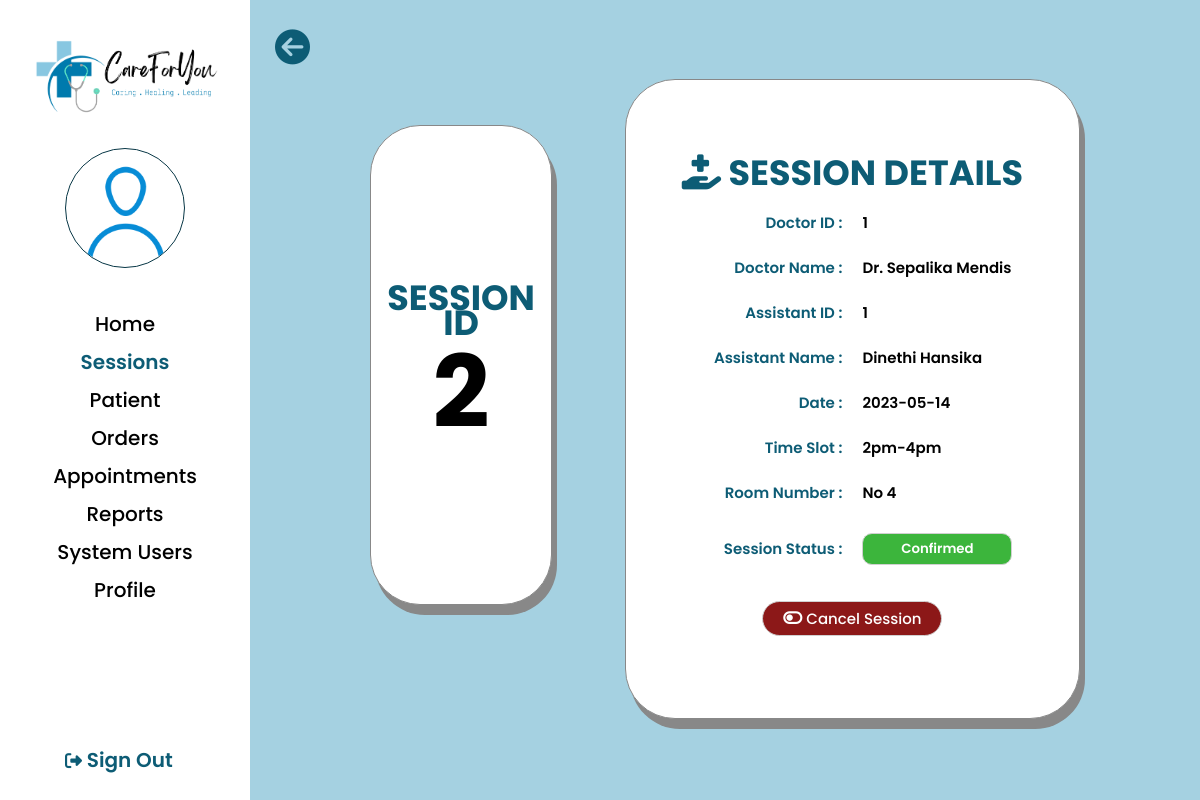
/admin/admin-session-view-detail.php?id=2 (signed in), run on the app's committed database.
### tables this page shows
CREATE TABLE `tbl_docsession` (
  `session_id` int(11) NOT NULL,
  `doctor_id` int(100) NOT NULL,
  `date` date NOT NULL,
  `time_slot` varchar(100) NOT NULL,
  `room_no` varchar(100) NOT NULL,
  `assistant_id` int(11) NOT NULL,
  `created_at` timestamp NOT NULL DEFAULT current_timestamp(),
  `no_of_appointment` int(11) NOT NULL DEFAULT 0,
  `status` int(11) NOT NULL DEFAULT 0
);

CREATE TABLE `tbl_doctor` (
  `doctor_id` int(100) NOT NULL,
  `doc_name` text NOT NULL,
  `contact_number` int(100) NOT NULL,
  `SLMC_number` varchar(50) NOT NULL,
  `charge` varchar(100) NOT NULL,
  `specialization` varchar(255) NOT NULL,
  `userid` varchar(10) NOT NULL,
  `nic` varchar(12) NOT NULL,
  `profile_picture` varchar(255) NOT NULL DEFAULT 'user.png'
);

CREATE TABLE `tbl_assistant` (
  `assistant_id` int(10) NOT NULL,
  `name` text NOT NULL,
  `phoneno` int(20) NOT NULL,
  `nic` varchar(12) NOT NULL,
  `userid` varchar(10) NOT NULL,
  `profile_picture` varchar(255) NOT NULL
);

### admin/admin_getinfo.php (called while the page is built, shortened)
<?php
    if(isset($_SESSION['user']))
    {
        $user  = $_SESSION['user'];
        $sql = "SELECT userid,email FROM tbl_sysusers WHERE username='$user' ";
        $res = mysqli_query($conn, $sql);
        if($res == TRUE)
        {
            $count =mysqli_num_rows($res);
            if($count == 1)
            {
                $row = mysqli_fetch_assoc($res);
                $Admin_userid = $row['userid'];
            }
        }
        $sql2 = "SELECT * FROM tbl_admin WHERE userid=$Admin_userid";
        $res2 = mysqli_query($conn, $sql2);
        if($res2 == TRUE)
        {
            $count2 =mysqli_num_rows($res2);
            if($count2 == 1)
            {
                $row2 = mysqli_fetch_assoc($res2);
                $Admin_profile_picture = $row2['profile_picture'];
            }
        }
    }
?>

### admin/admin-session-view-detail.php (the view, shortened to what this page needs)
<?php include('../config/constants.php'); ?>
<!DOCTYPE html>
<html lang="en">
<head>
    <link rel="stylesheet" href="../css/admin-session.css">
</head>
<body>
<?php include('admin_getinfo.php') ?>
    <div class="wrapper">
        <div class="sidebar">
            <a href="../index.php"><img src="../images/logo.png" alt="logo" class="logo"></a>
            <img src="../images/user-profilepic/admin/<?php echo $Admin_profile_picture; ?>" alt="user" class="imgframe">
            <ul>
                <li><a href="admin_home.php">Home</a></li>
                <li><a href="admin-session-view.php"><div class="highlighttext">Sessions</div></a></li>
                <li><a href="admin-patient-view.php">Patient</a></li>
                <li><a href="admin-order-view.php">Orders</a></li>
                <li><a href="admin-doc-appointment.php">Appointments</a></li>
                <li><a href="#">Reports</a></li>
                <li><a href="admin-system-users.php">System Users</a></li>
                <li><a href="admin_viewprofile.php">Profile</a></li>
            </ul>
            <div class="signouttext"><a href="../logout.php"><i class="fa-solid fa-right-from-bracket"></i> Sign Out </a></div>
        </div>
        <?php
            $id = $_GET['id'];
            $query="SELECT * FROM tbl_docsession
            INNER JOIN tbl_doctor ON tbl_docsession.doctor_id = tbl_doctor.doctor_id
            INNER JOIN tbl_assistant ON tbl_docsession.assistant_id = tbl_assistant.assistant_id
            WHERE session_id = $id";
            $result = mysqli_query($conn, $query);
            $row = mysqli_fetch_assoc($result);
        ?>
        <div class="main_content">
            <div class="info">
            <div class="back" onclick="location.href='admin-session-view.php'">
                <i class="fa-solid fa-circle-arrow-left" style="font-size: 35px;"></i>
            </div>
            <div class="container-row">
            <div class="container01">
                <div class="sessionidTXT">
                    SESSION ID <br/><br/>
                    <div style="color:#000; font-size:100px; margin-top:20px;"><?php echo $row['session_id']; ?></div>
                </div>
            </div>
            <div class="container02">
                <table class="viewtbl">
                    <tr>
                        <td colspan="2">
                            <div class="sessionidTXT" style="margin-bottom:0px;"><i class="fa-solid fa-hand-holding-medical"></i>&nbsp;SESSION DETAILS</div>
                        </td>
                    </tr>
                    <tr>
                        <td class="typeR">Doctor ID :</td>
                        <td class="typeL"><?php echo $row['doctor_id']; ?></td>
                    </tr>
                    <tr>
                        <td class="typeR">Doctor Name :</td>
                        <td class="typeL"><?php echo $row['doc_name']; ?></td>
                    </tr>
                    <tr>
                        <td class="typeR">Assistant ID :</td>
                        <td class="typeL"><?php echo $row['assistant_id']; ?></td>
                    </tr>
                    <tr>
                        <td class="typeR">Assistant Name :</td>
                        <td class="typeL"><?php echo $row['name']; ?></td>
                    </tr>
                    <tr>
                        <td class="typeR">Date :</td>
                        <td class="typeL"><?php echo $row['date']; ?></td>
                    </tr>
                    <tr>
                        <td class="typeR">Time Slot :</td>
                        <?php
                                          if($row['time_slot']==0){
                                              $time="8am-10am";
                                          }else if($row['time_slot']==1){
                                              $time='10am-12pm';
                                          }else if($row['time_slot']==2){
                                              $time='12pm-2pm';
                                          }else if($row['time_slot']==3){
                                              $time='2pm-4pm';
                                          }else if($row['time_slot']==4){
                                              $time='4pm-6pm';
                                          }else{
                                              $time='6pm-8pm';
                                          }
                                      ?>
                        <td class="typeL"><?php echo $time; ?></td>
                    </tr>
                    <tr>
                        <td class="typeR">Room Number :</td>
                        <td class="typeL"><?php echo $row['room_no']; ?></td>
                    </tr>
                    <tr>
                        <td class="typeR">Session Status :</td>
                        <td class="typeL">
                                <?php
                                    if($row['status']==0){
                                        echo '<button class="btn-paypend"> Pending </button>';
                                    }else if($row['status']==1){
                                        echo '<button class="btn-confirmed"> Confirmed </button>';
                                    }else if($row['status']==2){
                                        echo '<button class="btn-completed"> Completed </button>';
                                    }else if($row['status']==3){
                                        echo '<button class="btn-cancelled"> Cancelled </button>';
                                    }
                                ?>
                        </td>
                    </tr>
                    <tr>
                        <td colspan="2" style="text-align: center;">
                            <?php
                                if($row['status']==1)
                                {
                                    include('./admin-session-pop.php');
                            ?>
                            <button class="btn-disable" onclick="document.getElementById('id01').style.display='block'; document.getElementById('del').action = '?id=<?php echo $row['session_id'] ?>&cancel=<?php echo $row['session_id'] ?> ';">
                            <i class="fa-solid fa-toggle-off"></i>
                            Cancel Session
                            </button>
                            <?php
                                }
                            ?>
</body>
</html>

### css/admin-session.css (style rules this page uses)
* { margin: 0px; padding: 0px; box-sizing: border-box; list-style: none; text-decoration: none; font-family: 'Poppins', sans-serif; }
body { background-color: #A5D1E1; }
.back { position: absolute; left: 275px; top: 30px; color: #0D5C75; cursor: pointer; }
.wrapper { display: flex; position: relative; }
.wrapper .sidebar { width: 250px; height: 100%; background: #FFFFFF; padding: 30px 0px; position: fixed; }
.logo { width: 200px; margin-top: 0px; margin-left: 25px; }
.imgframe { width: 120px; height: 120px; margin-top: 20px; margin-left: 65px; border: 1px solid #083746; border-radius: 50%; }
.wrapper .sidebar ul { margin-top: 20px; text-align: center; font-size: 20px; font-weight: 500; padding: 10px; }
.wrapper .sidebar ul li { padding: 4px; vertical-align: middle; }
.wrapper .sidebar ul li a { color: #000000; display: block; }
.signouttext { color: #0D5C75; text-align: center; font-size: 20px; font-weight: 600; position: absolute; bottom: 25px; left: 65px; }
.wrapper .sidebar .signouttext a { color: #0D5C75; display: block; }
.fa-solid { font-size: 17px; }
.wrapper .main_content { width: 100%; margin-left: 250px; margin-top: 50px; text-align: center; }
.wrapper .main_content .info { margin: 20px; color: #000000; line-height: 25px; }
.wrapper .main_content .info div { margin-bottom: 20px; }
.highlighttext { color: #0D5C75; font-weight: 600; display: inline; }
.btn-confirmed { width: 175px; width: 150px; background-color: #28ae28; padding: 5px; padding-left: 10px; padding-right: 10px; border-radius: 10px; border: 1px solid #ccc; color: #ffffff; font-weight: 550; }
.container-row { display: flex; width: 100%; height: 100%; }
.container01 { display: flex; justify-content: center; align-items: center; margin-top: 6%; margin-bottom: auto; margin-left: auto; width: 20%; height: 60vh; background-color: #FFFFFF; border-radius: 50px; border: 1px solid #888888; padding: 10px; box-shadow: 5px 10px #888888; }
.container02 { display: flex; justify-content: center; align-items: center; margin-top: 1%; margin-bottom: auto; margin-left: 8%; margin-right: auto; width: 50%; height: 80vh; background-color: #FFFFFF; border-radius: 50px; border: 1px solid #888888; padding: 10px; box-shadow: 5px 10px #888888; }
.sessionidTXT { font-size: 35px; color: #0D5C75; font-weight: 700; }
.sessionidTXT i { font-size: 35px; color: #0D5C75; font-weight: 700; }
.viewtbl { width: 95%; table-layout: fixed; text-align: center; vertical-align: middle; background-color: #ffffff; border-collapse: collapse; }
.viewtbl td { width: 50%; padding: 10px; text-align: center; vertical-align: middle; }
.viewtbl td.typeR { font-size: 15px; font-weight: 550; color: #0D5C75; text-align: right; }
.viewtbl td.typeL { font-size: 15px; font-weight: 600; text-align: left; }
.btn-disable { width: 180px; background-color: #800000; padding: 5px; border-radius: 25px; border: 1px solid #ccc; color: #ffffff; font-size: 15px; font-weight: 500; cursor: pointer; }

### css/admin-session-pop.css (style rules this page uses)
button { background-color: #04AA6D; color: white; padding: 14px 20px; margin: 8px 0; border: none; cursor: pointer; width: 100%; opacity: 0.9; font-family: 'Poppins'; font-style: normal; }
a { cursor: pointer; }

### data on the page
tbl_docsession: session_id "2", doctor.doctor_id "1", doctor.doc_name "Dr. Sepalika Mendis", assistant.assistant_id "1", assistant.name "Dinethi Hansika", date "2023-05-14", time_slot "2pm-4pm", room_no "No 4"
